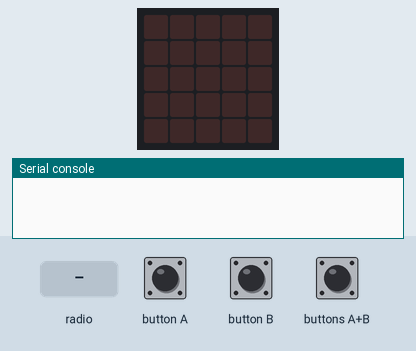
Simulated run of this program. Board: BBC micro:bit (MakeCode). Parts: the board's 5×5 LED display, the last lines printed to the serial console. The inputs (shaded band) are chosen by the test bench. No radio messages arrive unless stated (any console line starting 'radio sent:' is added by the test bench).

Above: at 1.2 s.
1.3 s: radio message "Ines" arrives
At 2.5 s:
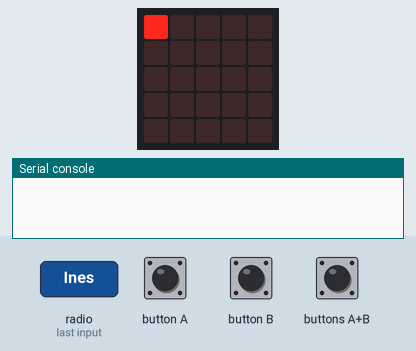
2.8 s: buttons A+B pressed for 0.15 s
At 4.1 s:
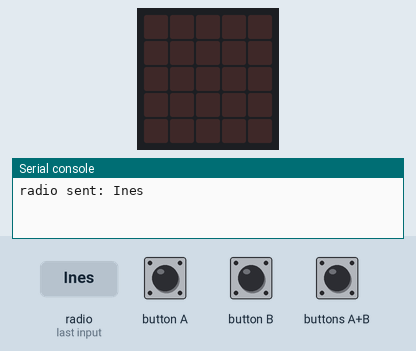
4.4 s: radio message "1" arrives
At 4.8 s:
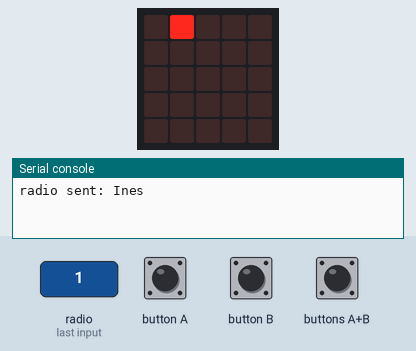
5.9 s: radio message "Ines" arrives
At 7.1 s:
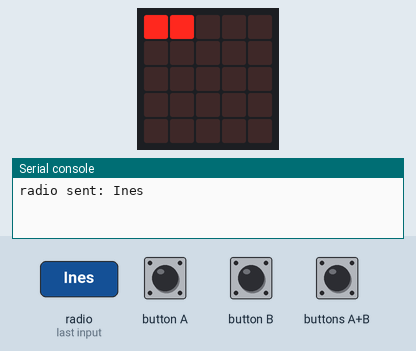
7.4 s: buttons A+B pressed for 1 s
At 9.1 s:
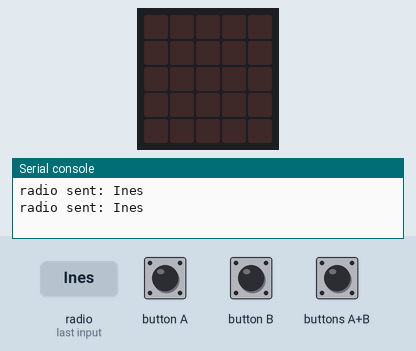
Timing chart, 0 to 10.6 s (numbered marks = the images above; inputs shaded):
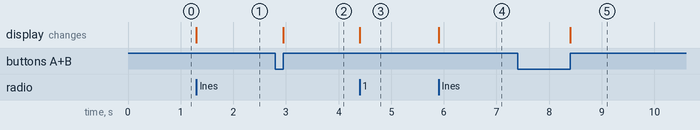

The program:

main.ts
```typescript
input.onButtonPressed(Button.A, function () {
    x += 1
})
input.onButtonPressed(Button.AB, function () {
    radio.setGroup(x * 10 + y)
    radio.sendString("Ines")
    radio.setGroup(1)
    x = 0
    y = 0
    basic.clearScreen()
})
radio.onReceivedString(function (receivedString) {
    led.plot(parseFloat(receivedString.substr(0, 1)), parseFloat(receivedString.substr(1, 1)))
})
input.onButtonPressed(Button.B, function () {
    y += 1
})
let y = 0
let x = 0
radio.setGroup(1)
x = 0
y = 0
```

test.ts
```typescript
// aquí va el archivo "tests"; esto no se compilará cuando este paquete se utilice como una extensión.
```

Measured:
- after the input at 1.3 s, the display: changes at once (image 1)
- after the input at 2.8 s, the display: changes after 0.15 s (image 2)
- after the input at 4.4 s, the display: changes at once (image 3)
- after the input at 5.9 s, the display: changes at once (image 4)
- after the input at 7.4 s, the display: changes after 1.0 s (image 5)
